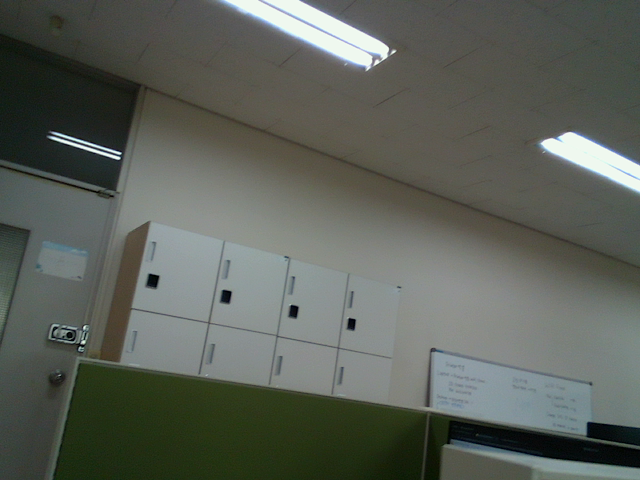
//> input picture ipynb/color_frames/color_image700.png, 640 x 480 px
$ ./get_right_image   (built with g++ and OpenCV 4)
//> lines starting //> are read from the running program, lines starting //| are printed output that depends on the picture
// g++ -o get_right_image get_right_image.cpp `pkg-config opencv --cflags --libs`
#include <iostream>
#include <opencv2/core/core.hpp>
#include <opencv2/imgcodecs.hpp>

using namespace std;

double focal_length_ = 604;
double baseline_ = 50;

void getRightImage(cv::Mat const &left_image, cv::Mat const &depth_image, cv::Mat *right_image) {
    // ROS_INFO_STREAM("calculating right image ...");
    // ROS_INFO_STREAM("left image type : " << left_image.type());

    short depth = 0;
    int disparity = 0;

    for (int row = 0; row < left_image.rows; row++) {
        for (int col = 0; col < left_image.cols; col++) {
            depth = depth_image.at<short>(row, col);
            if (depth > 0) {
                disparity = (int)(focal_length_ * baseline_ / depth);

                // ROS_DEBUG_STREAM("(row, col): (" << row << ", " << col << ")");
                // ROS_DEBUG_STREAM("disparity: " << disparity);
                if (col - disparity > 0) {
                    right_image->at<cv::Vec3b>(row, col - disparity) = left_image.at<cv::Vec3b>(row, col);
                }
            }
        }
    }
}

int main() {
    cv::Mat color_image = cv::imread("../ipynb/color_frames/color_image700.png", cv::IMREAD_COLOR);
//> color_image is the input picture: 480 rows x 640 cols, CV_8UC3; mean B, G, R 88.9, 96.6, 91.8
    cv::Mat depth_image = cv::imread("../ipynb/depth_frames/depth_image429.png", cv::IMREAD_ANYDEPTH);
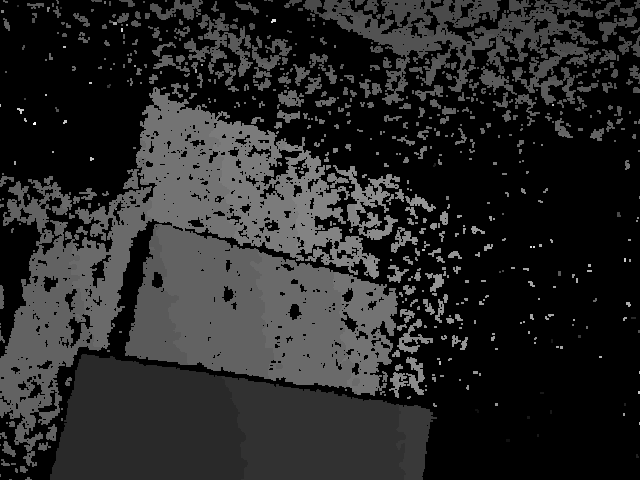
//> input picture ipynb/depth_frames/depth_image429.png, 640 x 480 px
//> depth_image is the input picture: 480 rows x 640 cols, CV_16UC1; min 0, max 8005, mean 1286.5
    cv::Mat right_image = cv::Mat::zeros(color_image.rows, color_image.cols, color_image.type());;
    cout << "color image type: " << color_image.type() << endl;
//| color image type: 16
    cout << "depth image type: " << depth_image.type() << endl;
//| depth image type: 2
    cout << "right image type: " << right_image.type() << endl;
//| right image type: 16

    double min, max;
    cv::minMaxLoc(depth_image, &min, &max);
//> min = 0; max = 8005
    cout << "max depth: " << max << endl;
//| max depth: 8005

    cout << "right value: " << right_image.at<cv::Vec3d>(400,600) << endl;
//| right value: [0, 0, 0]
    getRightImage(color_image, depth_image, &right_image);
//> the loop in getRightImage, `for (int row = 0; row < left_image.rows; row++)` made 480 passes
//> (depth, disparity) on passes 1 to 3: (2216, 13), (2216, 13), (2216, 13)
//> after the loop in getRightImage, `for (int row = 0; row < left_image.rows; row++)`:
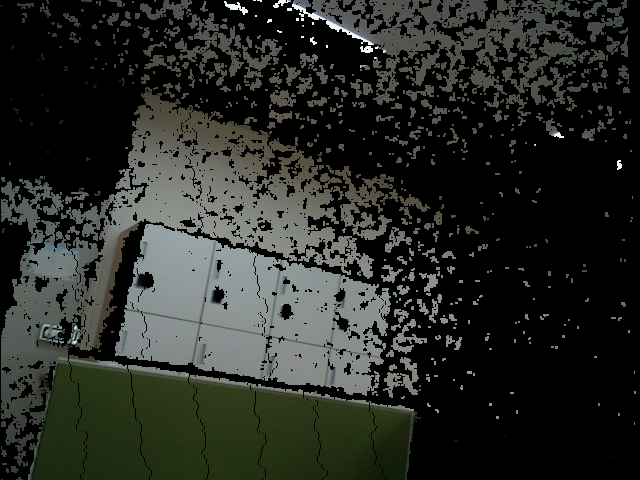
//> right_image: 480 rows x 640 cols, CV_8UC3; mean B, G, R 37.8, 42.5, 39.9
//> after the loop in getRightImage, `for (int row = 0; row < left_image.rows; row++)`: depth = 0; disparity = 16
    // right_image.at<cv::Vec3d>(400,600) = cv::Vec3d(1, 2, 3);
    cout << "----func----" << endl;
    cout << "depth value: " << depth_image.at<double>(400,600) << endl;
//| depth value: 0
    cout << "right value: " << right_image.at<cv::Vec3w>(400,600) << endl;
//| right value: [0, 0, 0]

    cv::imwrite("images/right_image50w.png", right_image);
    // cv::imwrite("images/color_image.png", color_image);
    // cv::imwrite("images/depth_image.png", depth_image);
    return 0;
}
